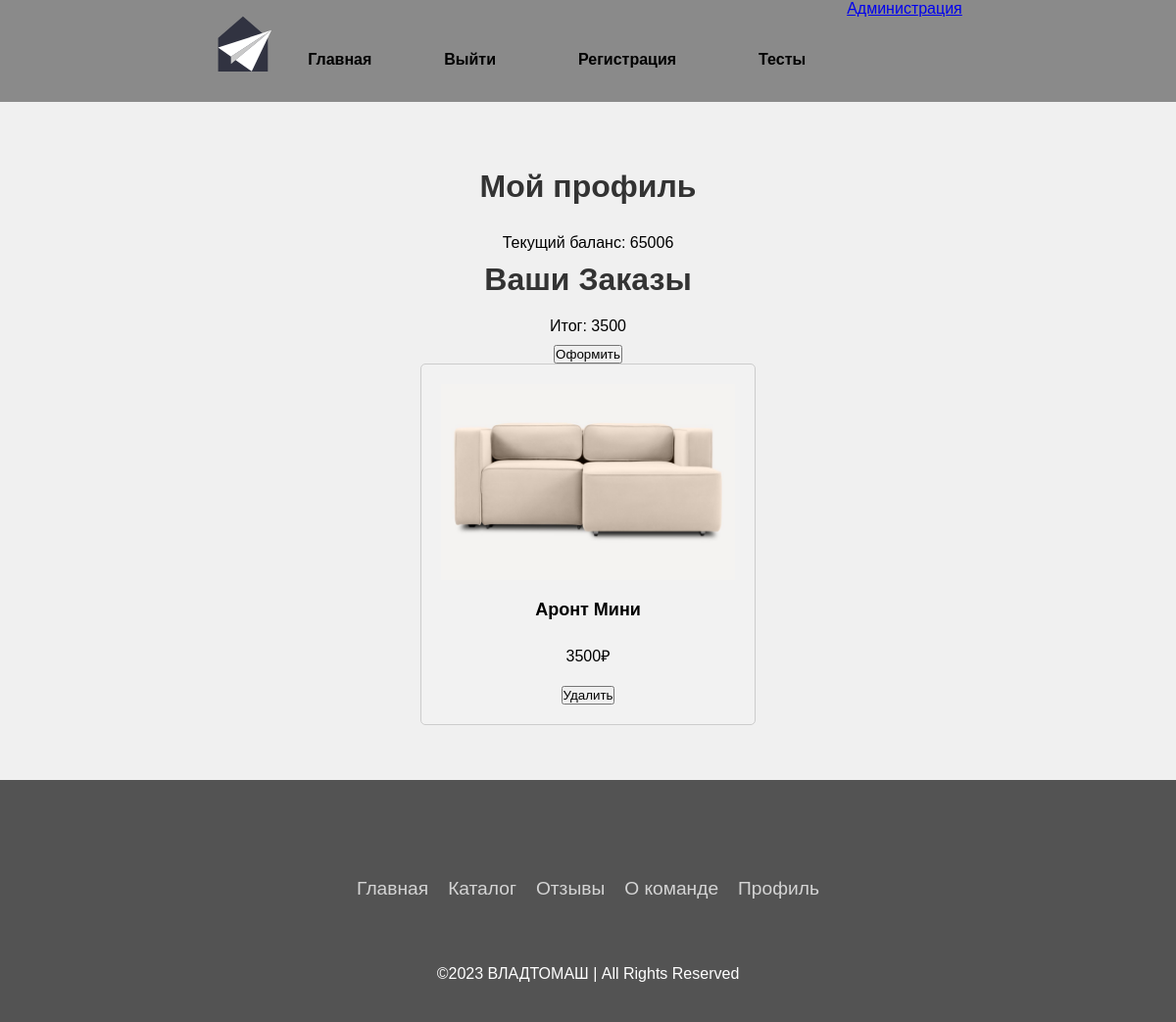
The page /local/pages/profile.php (signed in) on the database its author committed.
### tables this page shows
CREATE TABLE `Client` (
  `id` int(11) NOT NULL,
  `firstName` varchar(255) NOT NULL,
  `lastName` varchar(255) NOT NULL,
  `password` longtext NOT NULL,
  `phone` varchar(255) NOT NULL,
  `email` varchar(255) NOT NULL,
  `isAdmin` int(11) NOT NULL,
  `balance` int(150) NOT NULL
);

CREATE TABLE `Cart` (
  `id` int(11) NOT NULL,
  `client_id` int(11) NOT NULL,
  `product_id` int(11) DEFAULT NULL
);

CREATE TABLE `Product` (
  `id` int(11) NOT NULL,
  `name` varchar(255) NOT NULL,
  `price` int(11) NOT NULL,
  `image_path` longtext NOT NULL
);

### local/pages/profile.php (the view, shortened to what this page needs)
<!DOCTYPE html>
<html>
<head>
    <link rel="stylesheet" type="text/css" href="style.css">
    <link rel="stylesheet" href="../css/product.css">
</head>
<?php require("../php/header.php"); ?><br><br><br><br><br><br><br><br><br>
<body>
    <h1>Мой профиль</h1>
    <form id="avatarForm">
    <?php
            require("../php/connect.php");
            $userId = $_SESSION["id"];
    $sql = "SELECT balance FROM Client WHERE id = $userId";
    $result = $conn->query($sql);
    if ($result->num_rows > 0) {
    $row = $result->fetch_assoc();
    $currentBalance = $row['balance'];
    echo "Текущий баланс: " . $currentBalance;
    } else {
    echo "Пользователь с данным ID не найден.";
    }
            ?>
        <H1>Ваши Заказы</H1>
        <?php
            require("../php/connect.php");
            $sql = 'SELECT SUM(price) as total from Cart
            INNER join Product on Cart.product_id = Product.id WHERE client_id = '.$_SESSION['id'];
            if($result = $conn->query($sql))
            {
                foreach ($result as $row) {
                    echo "<p>Итог: ".$row['total']."</p>";
                }
            }
        ?>
        <button type="submit">Оформить</button>
    <div class="product-list">
    <?php
            require("../php/connect.php");
            $sql = "SELECT * FROM Cart
                INNER JOIN Product ON Cart.product_id = Product.id
                WHERE client_id = ".$_SESSION['id'];
            if($result = $conn->query($sql))
            {
                foreach ($result as $row) {
                    echo "<form action='../php/deleteProduct.php' method='post'>";
                    echo "<div class='product-item'>";
                    echo "<img class='product-img' src='".'../'.$row['image_path']."'/>";
                    echo "<p class='product-title'>".$row['name']."</p>";
                    echo "<p class='product-price'>".$row['price'].'₽'."</p>";
                    echo "<input type='submit' class='delete' value='Удалить' />";
                    echo "</div>";
                    echo "</form>";
                }
            }
        ?><br><br>
    </form>
    <footer class="footer">
    <ul class="social-icon">
      <li class="social-icon__item"></li>
      <li class="social-icon__item"></li>
      <li class="social-icon__item"></li>
      <li class="social-icon__item"></li>
    </ul>
    <ul class="menu">
    <li class="menu__item"><a class="menu__link" href="index.php">Главная</a></li>
      <li class="menu__item"><a class="menu__link" href="pages/times.php">Каталог</a></li>
      <li class="menu__item"><a class="menu__link" href="#">Отзывы</a></li>
      <li class="menu__item"><a class="menu__link" href="pages/comand.php">О команде</a></li>
      <li class="menu__item"><a class="menu__link" href="pages/profile.php">Профиль</a></li>
    </ul>
    <p>&copy;2023 ВЛАДТОМАШ | All Rights Reserved</p>
  </footer>
</body>
</html>

### local/style.css (style rules this page uses)
* { margin: 0; padding: 0; box-sizing: border-box; }
body { font-family: Arial, sans-serif; background-color: rgb(97, 97, 97)34); }
.menu { padding: 4vh; margin-left: 50px; display: flex; height: auto; align-items: center; justify-content: center; width: auto; }
.footer { position: relative; width: 100%; background: rgb(83, 83, 83); min-height: 100px; padding: 20px 50px; display: flex; justify-content: center; align-items: center; flex-direction: column; }
.social-icon, .menu { position: relative; display: flex; justify-content: center; align-items: center; margin: 10px 0; flex-wrap: wrap; }
.social-icon__item, .menu__item { list-style: none; }
.menu__link { font-size: 1.2rem; color: #fff; margin: 0 10px; display: inline-block; transition: 0.5s; text-decoration: none; opacity: 0.75; font-weight: 300; }
.footer p { color: #fff; margin: 15px 0 10px 0; font-size: 1rem; font-weight: 300; }
h1, p { margin: 0; padding: 10px; }

### local/css/product.css (style rules this page uses)
.product-list { display: grid; grid-template-columns: repeat(auto-fit, minmax(300px, 1fr)); gap: 20px; }
.product-item { display: flex; flex-direction: column; align-items: center; justify-content: center; padding: 20px; background-color: #f2f2f2; border: solid 1px #ccc; border-radius: 5px; }
.product-img { width: 300px; height: 200px; object-fit: cover; margin-bottom: 10px; }
.product-title { font-size: 18px; font-weight: bold; margin-bottom: 5px; }
.product-price { font-size: 16px; margin-bottom: 10px; }

### local/pages/profile.php (style rules this page uses)
body { font-family: Arial, sans-serif; background-color: #f0f0f0; margin: 0; padding: 0; }
h1 { color: #333; text-align: center; margin-top: 20px; }
form { display: flex; flex-direction: column; align-items: center; margin-top: 20px; }

### rows shown on the page
client: balance "65006"
cart: product.image_path (picture), product.name "Аронт Мини", product.price "3500"

### other values the page prints
$row['total'] "3500"
